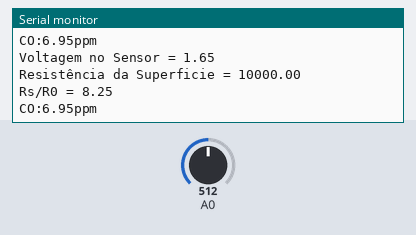
Simulated run of this sketch. Board: Arduino Uno, built with avr-gcc and run on an emulated ATmega328P. Parts: the last lines printed to the serial monitor. The test bench sets the inputs (shaded band); at power-on: A0 = 512.

Above: at 2.8 s.
2.9 s: A0 set to 0
At 5.3 s:
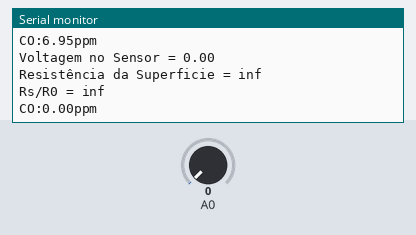
5.6 s: A0 set to 122
At 6.18 s:
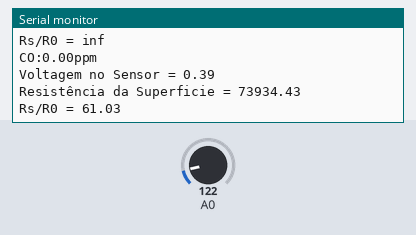
Timing chart, 0 to 8.6 s (numbered marks = the images above; inputs shaded):
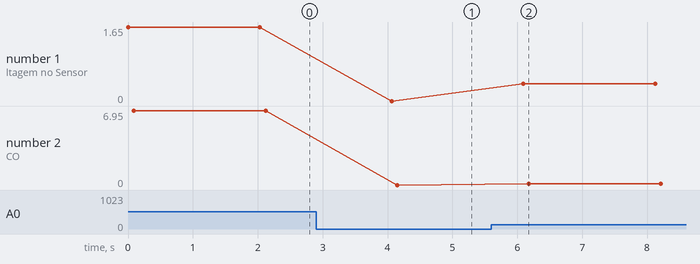

The sketch:

mq9-calib.ino
```cpp
/*
 ============================================================================
 Autor   : Michel Nascimento
 E-mail   : mhsn@a.recife.ifpe.edu.br
 Data     : 20/07/2017
 Titulo   : Código mq9 calibração
 ============================================================================
 */

// Calibração de sensores mq9 para detecção de CO
// níveis CO https://www.abe.iastate.edu/extension-and-outreach/carbon-monoxide-concentrations-table-aen-172/

void setup() {
    Serial.begin(9600);
}

void loop() {

    // Voltagem no sensor
    float sensor_volt;

    // Resistência superficial do sensor
    float rS;

    // Razão entre RS e R0
    float razao;

    // Leitura da porta analógica A0
    int sensorValue = analogRead(A0);

    int mqR = 10000;

    // Para Vcc 3.3v
    sensor_volt=(float)sensorValue/1024*3.3;

    // Cálculo do RS
     rS = ((1024.0 * mqR) / sensorValue) - mqR;

    /*
     * R0 - Parâmetro definido no esquema de calibração do sensor,
     * Uso de método de calibração adequado
     * às condições
     */

    float r0 = 1211.39;

    razao = rS/r0;

    // Valores do sensor Calibrado
    Serial.print("Voltagem no Sensor = ");
    Serial.println(sensor_volt);
    Serial.print("Resistência da Superficie = ");
    Serial.println(rS);
    Serial.print("Rs/R0 = ");
    Serial.println(razao);


    // Função transformada  baseada na calibração
    float f = exp(log((rS/r0)/20.48)/-0.4687);

    Serial.println("\n\n");
    Serial.print("CO:");
    Serial.print(f);
    Serial.println("ppm");
    delay(2000);


}
```

Measured:
- after the input at 2.9 s, the serial monitor: prints a new line after 1.2 s (image 1)
- after the input at 5.6 s, the serial monitor: prints a new line after 0.49 s (image 2)
- plotted number 1: 0 → 0.39 after the input at 5.6 s
- plotted number 2: 0 → 0.1 after the input at 5.6 s
